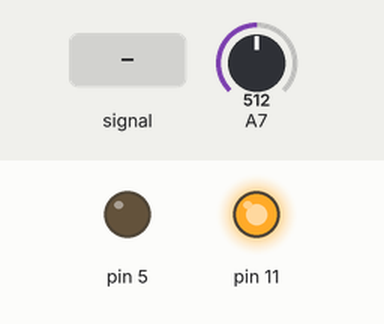
Simulated run of this sketch. Board: Arduino Mega 2560, built with avr-gcc and run on an emulated ATmega2560. On the bench: output pins drawn as LEDs (lit = HIGH). The test bench sets the inputs (shaded band); at power-on: A7 = 512.

Above: at 1.2 s.
1.3 s: A7 set to 122
4.3 s: A7 fed a 200 Hz sine of ±81 counts around its level
7.3 s: A7 set to 0
10.3 s: A7 set to 306
13.3 s: A7 fed a 1000 Hz sine of ±255 counts around its level
Timing chart, 0 to 38.1 s (numbered marks = the images above; inputs shaded):
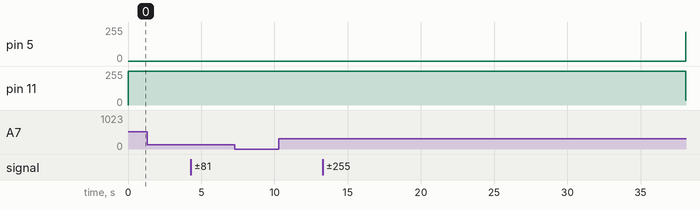

The sketch:

Hysteresis_control.ino
```cpp
float I_ref = 2;
float I_read = 0;
float kp = 1;
float ki = 0.5;
float kp_term = 0;
float ki_term = 0;

void setup() {

  // low side current sensor
  pinMode(A7,INPUT);

  // high side current sensor
  // pinMode(A8,INPUT);

  // timer 1
  pinMode(11, OUTPUT);
  // timer 3
  pinMode(5, OUTPUT);

  GTCCR = _BV(TSM) | _BV(PSRSYNC) | _BV(PSRASY); // halt all timers

  //timer 1
  // mode selection
  // mode = 10, non-inverting mode
  TCCR1A = _BV(WGM11) | _BV(COM1A1) | _BV(COM1B1) | _BV(COM1C1);
  TCCR1B = _BV(WGM13) | _BV(CS10) ;
  // top
  ICR1 = 400;
  // duty cycle
  OCR1A = 0.50 * 400;

  //timer 3
  // mode selection
  // mode = 10 phase correct PWM, inverting mode
  TCCR3A = _BV(WGM31) | _BV(COM3A0) | _BV(COM3B0) | _BV(COM3C0)| _BV(COM3A1) | _BV(COM3B1) | _BV(COM3C1);
  TCCR3B = _BV(WGM33) | _BV(CS30);
  // top
  ICR3 = 400;
  // duty cycle
  OCR3A = (0.50 + 0.02) * 400;


  GTCCR = 0; // release all timers
}

void take_inputs(){
  I_read = 0;
  int count = 0;
  int count_max = 5;
  while(count<count_max){
    I_read += abs((float)(analogRead(A7)/1023.0*5.0 - 2.4925)*10/count_max);
    count++;
  }
  //Serial.println(pv_current);
  //Serial.println(pv_voltage);
  //Serial.println();
}

void loop() {
  // put your main code here, to run repeatedly:
  take_inputs();
  float e = I_read - I_ref;
  kp_term = kp * e;
  ki_term += ki * e;
  float duty = kp_term + ki_term;
  OCR1A = duty * 400;
  OCR3A = (duty + 0.02) * 400;

}
```

Measured:
- after the input at 13.3 s, pin 5: 0/255 → 214/255 after 24.8 s; pin 11: 255/255 → 36/255 after 24.8 s
